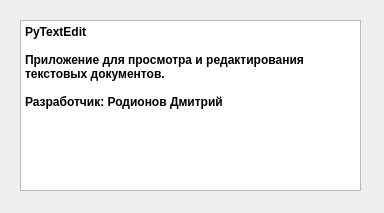
<?xml version="1.0" encoding="UTF-8"?>
<ui version="4.0">
 <class>Form</class>
 <widget class="QWidget" name="Form">
  <property name="geometry">
   <rect>
    <x>0</x>
    <y>0</y>
    <width>384</width>
    <height>213</height>
   </rect>
  </property>
  <property name="windowTitle">
   <string>About</string>
  </property>
  <widget class="QPlainTextEdit" name="plainTextEdit">
   <property name="geometry">
    <rect>
     <x>20</x>
     <y>20</y>
     <width>341</width>
     <height>171</height>
    </rect>
   </property>
   <property name="font">
    <font>
     <weight>75</weight>
     <bold>true</bold>
    </font>
   </property>
   <property name="readOnly">
    <bool>true</bool>
   </property>
   <property name="plainText">
    <string>PyTextEdit

Приложение для просмотра и редактирования текстовых документов. 

Разработчик: Родионов Дмитрий</string>
   </property>
  </widget>
 </widget>
 <resources/>
 <connections/>
</ui>
